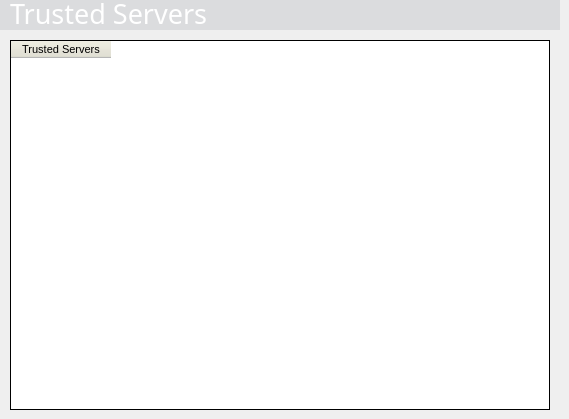
    <widget class="QWidget" name="TrustedServerPage" >
     <widget class="QFrame" name="TrustedServersTableHeaderFrame" >
      <property name="geometry" >
       <rect>
        <x>0</x>
        <y>0</y>
        <width>560</width>
        <height>30</height>
       </rect>
      </property>
      <property name="minimumSize" >
       <size>
        <width>560</width>
        <height>30</height>
       </size>
      </property>
      <property name="maximumSize" >
       <size>
        <width>560</width>
        <height>30</height>
       </size>
      </property>
      <property name="palette" >
       <palette>
        <active>
         <colorrole role="Base" >
          <brush brushstyle="SolidPattern" >
           <color alpha="255" >
            <red>255</red>
            <green>255</green>
            <blue>255</blue>
           </color>
          </brush>
         </colorrole>
         <colorrole role="Window" >
          <brush brushstyle="SolidPattern" >
           <color alpha="255" >
            <red>219</red>
            <green>220</green>
            <blue>222</blue>
           </color>
          </brush>
         </colorrole>
        </active>
        <inactive>
         <colorrole role="Base" >
          <brush brushstyle="SolidPattern" >
           <color alpha="255" >
            <red>255</red>
            <green>255</green>
            <blue>255</blue>
           </color>
          </brush>
         </colorrole>
         <colorrole role="Window" >
          <brush brushstyle="SolidPattern" >
           <color alpha="255" >
            <red>219</red>
            <green>220</green>
            <blue>222</blue>
           </color>
          </brush>
         </colorrole>
        </inactive>
        <disabled>
         <colorrole role="Base" >
          <brush brushstyle="SolidPattern" >
           <color alpha="255" >
            <red>219</red>
            <green>220</green>
            <blue>222</blue>
           </color>
          </brush>
         </colorrole>
         <colorrole role="Window" >
          <brush brushstyle="SolidPattern" >
           <color alpha="255" >
            <red>219</red>
            <green>220</green>
            <blue>222</blue>
           </color>
          </brush>
         </colorrole>
        </disabled>
       </palette>
      </property>
      <property name="autoFillBackground" >
       <bool>true</bool>
      </property>
      <property name="frameShape" >
       <enum>QFrame::NoFrame</enum>
      </property>
      <property name="frameShadow" >
       <enum>QFrame::Plain</enum>
      </property>
      <property name="lineWidth" >
       <number>0</number>
      </property>
      <widget class="QLabel" name="TrustedServersTableHeaderText" >
       <property name="geometry" >
        <rect>
         <x>10</x>
         <y>-5</y>
         <width>480</width>
         <height>35</height>
        </rect>
       </property>
       <property name="minimumSize" >
        <size>
         <width>480</width>
         <height>35</height>
        </size>
       </property>
       <property name="maximumSize" >
        <size>
         <width>480</width>
         <height>35</height>
        </size>
       </property>
       <property name="palette" >
        <palette>
         <active>
          <colorrole role="WindowText" >
           <brush brushstyle="SolidPattern" >
            <color alpha="255" >
             <red>255</red>
             <green>255</green>
             <blue>255</blue>
            </color>
           </brush>
          </colorrole>
         </active>
         <inactive>
          <colorrole role="WindowText" >
           <brush brushstyle="SolidPattern" >
            <color alpha="255" >
             <red>255</red>
             <green>255</green>
             <blue>255</blue>
            </color>
           </brush>
          </colorrole>
         </inactive>
         <disabled>
          <colorrole role="WindowText" >
           <brush brushstyle="SolidPattern" >
            <color alpha="255" >
             <red>119</red>
             <green>119</green>
             <blue>119</blue>
            </color>
           </brush>
          </colorrole>
         </disabled>
        </palette>
       </property>
       <property name="font" >
        <font>
         <family>Utah MT</family>
         <pointsize>20</pointsize>
         <weight>50</weight>
         <bold>false</bold>
        </font>
       </property>
       <property name="lineWidth" >
        <number>0</number>
       </property>
       <property name="text" >
        <string>Trusted Servers</string>
       </property>
       <property name="alignment" >
        <set>Qt::AlignLeading|Qt::AlignLeft|Qt::AlignTop</set>
       </property>
       <property name="indent" >
        <number>0</number>
       </property>
      </widget>
     </widget>
     <widget class="QTableWidget" name="trustedServersTable" >
      <property name="geometry" >
       <rect>
        <x>10</x>
        <y>40</y>
        <width>540</width>
        <height>370</height>
       </rect>
      </property>
      <property name="minimumSize" >
       <size>
        <width>540</width>
        <height>370</height>
       </size>
      </property>
      <property name="maximumSize" >
       <size>
        <width>540</width>
        <height>370</height>
       </size>
      </property>
      <property name="palette" >
       <palette>
        <active>
         <colorrole role="Button" >
          <brush brushstyle="SolidPattern" >
           <color alpha="255" >
            <red>227</red>
            <green>226</green>
            <blue>210</blue>
           </color>
          </brush>
         </colorrole>
         <colorrole role="Base" >
          <brush brushstyle="SolidPattern" >
           <color alpha="255" >
            <red>255</red>
            <green>255</green>
            <blue>255</blue>
           </color>
          </brush>
         </colorrole>
         <colorrole role="Window" >
          <brush brushstyle="SolidPattern" >
           <color alpha="255" >
            <red>255</red>
            <green>255</green>
            <blue>255</blue>
           </color>
          </brush>
         </colorrole>
        </active>
        <inactive>
         <colorrole role="Button" >
          <brush brushstyle="SolidPattern" >
           <color alpha="255" >
            <red>227</red>
            <green>226</green>
            <blue>210</blue>
           </color>
          </brush>
         </colorrole>
         <colorrole role="Base" >
          <brush brushstyle="SolidPattern" >
           <color alpha="255" >
            <red>255</red>
            <green>255</green>
            <blue>255</blue>
           </color>
          </brush>
         </colorrole>
         <colorrole role="Window" >
          <brush brushstyle="SolidPattern" >
           <color alpha="255" >
            <red>255</red>
            <green>255</green>
            <blue>255</blue>
           </color>
          </brush>
         </colorrole>
        </inactive>
        <disabled>
         <colorrole role="Button" >
          <brush brushstyle="SolidPattern" >
           <color alpha="255" >
            <red>227</red>
            <green>226</green>
            <blue>210</blue>
           </color>
          </brush>
         </colorrole>
         <colorrole role="Base" >
          <brush brushstyle="SolidPattern" >
           <color alpha="255" >
            <red>255</red>
            <green>255</green>
            <blue>255</blue>
           </color>
          </brush>
         </colorrole>
         <colorrole role="Window" >
          <brush brushstyle="SolidPattern" >
           <color alpha="255" >
            <red>255</red>
            <green>255</green>
            <blue>255</blue>
           </color>
          </brush>
         </colorrole>
        </disabled>
       </palette>
      </property>
      <property name="font" >
       <font>
        <pointsize>8</pointsize>
       </font>
      </property>
      <property name="autoFillBackground" >
       <bool>true</bool>
      </property>
      <property name="frameShape" >
       <enum>QFrame::Box</enum>
      </property>
      <property name="frameShadow" >
       <enum>QFrame::Plain</enum>
      </property>
      <property name="selectionMode" >
       <enum>QAbstractItemView::SingleSelection</enum>
      </property>
      <property name="selectionBehavior" >
       <enum>QAbstractItemView::SelectRows</enum>
      </property>
      <property name="sortingEnabled" >
       <bool>true</bool>
      </property>
      <column>
       <property name="text" >
        <string>Trusted Servers</string>
       </property>
      </column>
     </widget>
    </widget>
